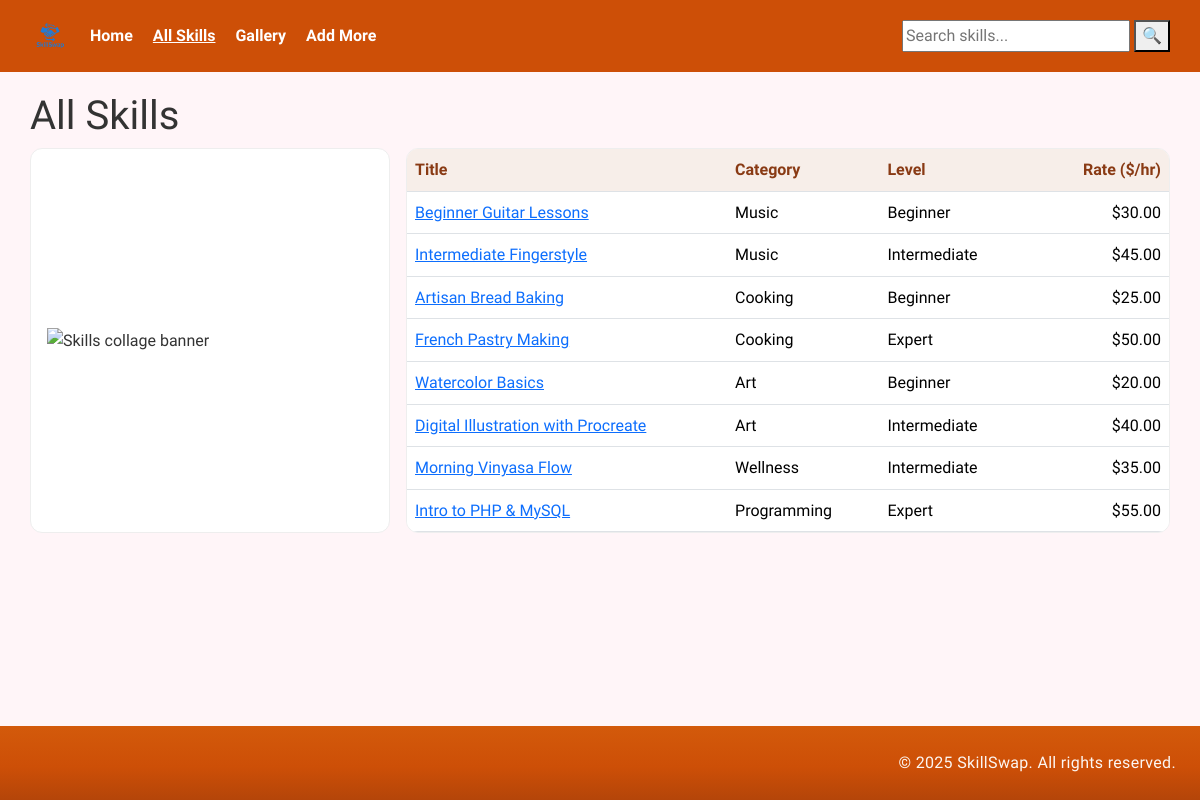
The page /skills.php on the database its author committed.
### tables this page shows
CREATE TABLE `skills` (
  `skill_id` int(11) NOT NULL,
  `title` varchar(150) NOT NULL,
  `description` text NOT NULL,
  `category` varchar(50) DEFAULT NULL,
  `image_path` varchar(255) DEFAULT NULL,
  `rate_per_hr` decimal(8,2) NOT NULL,
  `level` enum('Beginner','Intermediate','Expert') NOT NULL DEFAULT 'Intermediate',
  `created_at` datetime NOT NULL DEFAULT current_timestamp()
);

### skills.php (the view, shortened to what this page needs)
<?php
require __DIR__ . '/includes/db_connect.inc';
require __DIR__ . '/includes/header.inc';
require __DIR__ . '/includes/nav.inc';
$must_have = [
  "Beginner Guitar Lessons",
  "Intermediate Fingerstyle",
  "Artisan Bread Baking",
  "French Pastry Making",
  "Watercolor Basics",
  "Digital Illustration with Procreate",
  "Morning Vinyasa Flow",
  "Intro to PHP & MySQL"
];
$quoted = array_map(fn($t) => "'" . $conn->real_escape_string($t) . "'", $must_have);
$list_for_in    = implode(',', $quoted);
$list_for_order = implode(',', $quoted);
$sql = "
  SELECT skill_id, title, category, level, rate_per_hr
  FROM skills
  WHERE title IN ($list_for_in)
  ORDER BY FIELD(title, $list_for_order)
";
$res = $conn->query($sql);
?>
<main class="container">
  <h1>All Skills</h1>
  <div class="skills-layout">
    <div class="skills-banner">
      <img src="assets/images/skills_banner.png" alt="Skills collage banner">
    </div>
    <div class="table-wrap">
      <table class="table table-hover mb-0">
        <thead>
          <tr>
            <th style="width:42%">Title</th>
            <th style="width:20%">Category</th>
            <th style="width:18%">Level</th>
            <th style="width:20%; text-align:right">Rate ($/hr)</th>
          </tr>
        </thead>
        <tbody>
          <?php if ($res && $res->num_rows > 0): ?>
            <?php while ($row = $res->fetch_assoc()): ?>
              <tr>
                <td>
                  <a href="details.php?id=<?= (int)$row['skill_id'] ?>">
                    <?= htmlspecialchars($row['title']) ?>
                  </a>
                </td>
                <td><?= htmlspecialchars($row['category']) ?></td>
                <td><?= htmlspecialchars($row['level']) ?></td>
                <td style="text-align:right">$<?= number_format((float)$row['rate_per_hr'], 2) ?></td>
              </tr>
            <?php endwhile; ?>
          <?php else: ?>
            <tr><td colspan="4">No skills found.</td></tr>
          <?php endif; ?>
        </tbody>
      </table>
    </div>
  </div>
</main>
<?php require __DIR__ . '/includes/footer.inc'; ?>

### assets/css/styles.css (style rules this page uses)
:root { --brand: #cd4f07; --brand-dark: #893a14; --bg: #fff5f8; --ink: #333; --footer: #cd4f07; }
* { box-sizing: border-box; }
html, body { height: 100%; }
body { margin: 0; font-family: 'Ysabeau SC', sans-serif; background: var(--bg); color: var(--ink); line-height: 1.6; }
main.container { padding: 1.25rem 0 2rem; }
.skills-layout { display: grid; grid-template-columns: 360px 1fr; gap: 1rem; }
.skills-banner { background: #fff; border-radius: 12px; border: 1px solid #eee; padding: 1rem; display: flex; align-items: center; justify-content: center; }
.skills-banner img { width: 100%; height: auto; display: block; }
.table-wrap { background: #fff; border: 1px solid #eee; border-radius: 12px; overflow: hidden; }
.table th { background: #f7eee9; color: var(--brand-dark); font-weight: 700; }
.table td, .table th { vertical-align: middle; }
body { display:flex; min-height:100%; flex-direction:column; }
main.container { flex:1 0 auto; }

### rows shown on the page
skills: title "Beginner Guitar Lessons", category "Music", level "Beginner", rate_per_hr "30.00"
skills: title "Intermediate Fingerstyle", category "Music", level "Intermediate", rate_per_hr "45.00"
skills: title "Artisan Bread Baking", category "Cooking", level "Beginner", rate_per_hr "25.00"
skills: title "French Pastry Making", category "Cooking", level "Expert", rate_per_hr "50.00"
skills: title "Watercolor Basics", category "Art", level "Beginner", rate_per_hr "20.00"
skills: title "Digital Illustration with Procreate", category "Art", level "Intermediate", rate_per_hr "40.00"
skills: title "Morning Vinyasa Flow", category "Wellness", level "Intermediate", rate_per_hr "35.00"
skills: title "Intro to PHP & MySQL", category "Programming", level "Expert", rate_per_hr "55.00"
